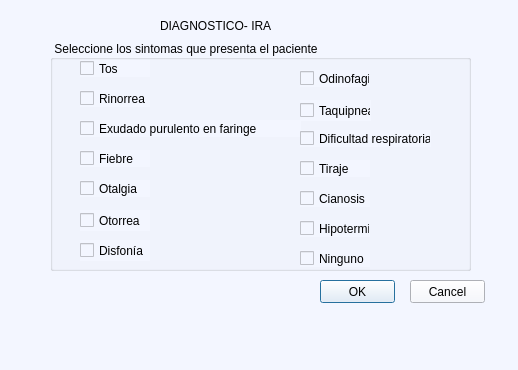
<?xml version="1.0" encoding="UTF-8"?>
<ui version="4.0">
 <class>sintomas</class>
 <widget class="QDialog" name="sintomas">
  <property name="geometry">
   <rect>
    <x>0</x>
    <y>0</y>
    <width>518</width>
    <height>370</height>
   </rect>
  </property>
  <property name="windowTitle">
   <string>Sintomas del paciente</string>
  </property>
  <property name="styleSheet">
   <string notr="true">background-color: rgb(243, 246, 255);</string>
  </property>
  <widget class="QLabel" name="label">
   <property name="geometry">
    <rect>
     <x>160</x>
     <y>10</y>
     <width>151</width>
     <height>31</height>
    </rect>
   </property>
   <property name="styleSheet">
    <string notr="true">font: 11pt &quot;Arial&quot;;
font: 10pt &quot;Arial&quot;;</string>
   </property>
   <property name="text">
    <string>DIAGNOSTICO- IRA</string>
   </property>
  </widget>
  <widget class="QPushButton" name="ok1">
   <property name="geometry">
    <rect>
     <x>320</x>
     <y>280</y>
     <width>75</width>
     <height>23</height>
    </rect>
   </property>
   <property name="text">
    <string>OK</string>
   </property>
  </widget>
  <widget class="QPushButton" name="cancel1">
   <property name="geometry">
    <rect>
     <x>410</x>
     <y>280</y>
     <width>75</width>
     <height>23</height>
    </rect>
   </property>
   <property name="text">
    <string>Cancel</string>
   </property>
  </widget>
  <widget class="QGroupBox" name="groupBox">
   <property name="geometry">
    <rect>
     <x>50</x>
     <y>40</y>
     <width>421</width>
     <height>231</height>
    </rect>
   </property>
   <property name="title">
    <string>Seleccione los sintomas que presenta el paciente</string>
   </property>
   <widget class="QCheckBox" name="otalgia">
    <property name="geometry">
     <rect>
      <x>30</x>
      <y>140</y>
      <width>70</width>
      <height>17</height>
     </rect>
    </property>
    <property name="text">
     <string>Otalgia</string>
    </property>
   </widget>
   <widget class="QCheckBox" name="otorrea">
    <property name="geometry">
     <rect>
      <x>30</x>
      <y>170</y>
      <width>70</width>
      <height>21</height>
     </rect>
    </property>
    <property name="text">
     <string>Otorrea</string>
    </property>
   </widget>
   <widget class="QCheckBox" name="tos">
    <property name="geometry">
     <rect>
      <x>30</x>
      <y>20</y>
      <width>70</width>
      <height>17</height>
     </rect>
    </property>
    <property name="text">
     <string>Tos</string>
    </property>
   </widget>
   <widget class="QCheckBox" name="hipotermia">
    <property name="geometry">
     <rect>
      <x>250</x>
      <y>180</y>
      <width>70</width>
      <height>17</height>
     </rect>
    </property>
    <property name="text">
     <string>Hipotermia</string>
    </property>
   </widget>
   <widget class="QCheckBox" name="tiraje">
    <property name="geometry">
     <rect>
      <x>250</x>
      <y>120</y>
      <width>70</width>
      <height>17</height>
     </rect>
    </property>
    <property name="text">
     <string>Tiraje</string>
    </property>
   </widget>
   <widget class="QCheckBox" name="exudado">
    <property name="geometry">
     <rect>
      <x>30</x>
      <y>80</y>
      <width>221</width>
      <height>17</height>
     </rect>
    </property>
    <property name="text">
     <string>Exudado purulento en faringe</string>
    </property>
   </widget>
   <widget class="QCheckBox" name="drespiratoria">
    <property name="geometry">
     <rect>
      <x>250</x>
      <y>90</y>
      <width>131</width>
      <height>17</height>
     </rect>
    </property>
    <property name="text">
     <string>Dificultad respiratoria</string>
    </property>
   </widget>
   <widget class="QCheckBox" name="cianosis">
    <property name="geometry">
     <rect>
      <x>250</x>
      <y>150</y>
      <width>70</width>
      <height>17</height>
     </rect>
    </property>
    <property name="text">
     <string>Cianosis</string>
    </property>
   </widget>
   <widget class="QCheckBox" name="fiebre">
    <property name="geometry">
     <rect>
      <x>30</x>
      <y>110</y>
      <width>70</width>
      <height>17</height>
     </rect>
    </property>
    <property name="text">
     <string>Fiebre</string>
    </property>
   </widget>
   <widget class="QCheckBox" name="taquipnea">
    <property name="geometry">
     <rect>
      <x>250</x>
      <y>60</y>
      <width>71</width>
      <height>21</height>
     </rect>
    </property>
    <property name="text">
     <string>Taquipnea</string>
    </property>
   </widget>
   <widget class="QCheckBox" name="odinofagia">
    <property name="geometry">
     <rect>
      <x>250</x>
      <y>30</y>
      <width>70</width>
      <height>17</height>
     </rect>
    </property>
    <property name="text">
     <string>Odinofagia</string>
    </property>
   </widget>
   <widget class="QCheckBox" name="rinorrea">
    <property name="geometry">
     <rect>
      <x>30</x>
      <y>50</y>
      <width>70</width>
      <height>17</height>
     </rect>
    </property>
    <property name="text">
     <string>Rinorrea</string>
    </property>
   </widget>
   <widget class="QCheckBox" name="disfonia">
    <property name="geometry">
     <rect>
      <x>30</x>
      <y>200</y>
      <width>70</width>
      <height>21</height>
     </rect>
    </property>
    <property name="text">
     <string>Disfonía</string>
    </property>
   </widget>
   <widget class="QCheckBox" name="ninguno">
    <property name="geometry">
     <rect>
      <x>250</x>
      <y>210</y>
      <width>70</width>
      <height>17</height>
     </rect>
    </property>
    <property name="text">
     <string>Ninguno</string>
    </property>
   </widget>
  </widget>
  <widget class="QLabel" name="label_3">
   <property name="geometry">
    <rect>
     <x>20</x>
     <y>280</y>
     <width>61</width>
     <height>51</height>
    </rect>
   </property>
   <property name="text">
    <string/>
   </property>
   <property name="pixmap">
    <pixmap>lungs-2803208_960_720.png</pixmap>
   </property>
   <property name="scaledContents">
    <bool>true</bool>
   </property>
   <property name="wordWrap">
    <bool>true</bool>
   </property>
  </widget>
 </widget>
 <resources/>
 <connections>
  <connection>
   <sender>cancel1</sender>
   <signal>clicked()</signal>
   <receiver>sintomas</receiver>
   <slot>close()</slot>
   <hints>
    <hint type="sourcelabel">
     <x>460</x>
     <y>294</y>
    </hint>
    <hint type="destinationlabel">
     <x>473</x>
     <y>337</y>
    </hint>
   </hints>
  </connection>
  <connection>
   <sender>ok1</sender>
   <signal>clicked()</signal>
   <receiver>sintomas</receiver>
   <slot>close()</slot>
   <hints>
    <hint type="sourcelabel">
     <x>362</x>
     <y>301</y>
    </hint>
    <hint type="destinationlabel">
     <x>363</x>
     <y>330</y>
    </hint>
   </hints>
  </connection>
 </connections>
</ui>
